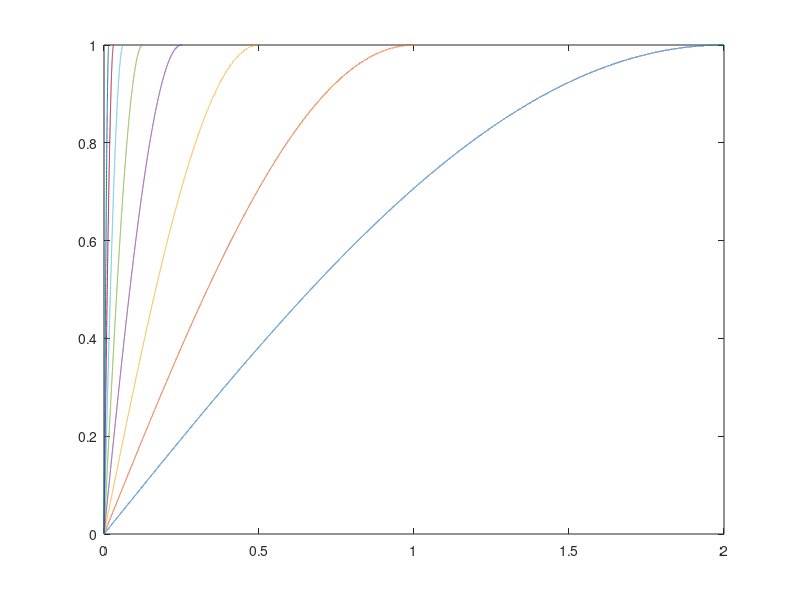
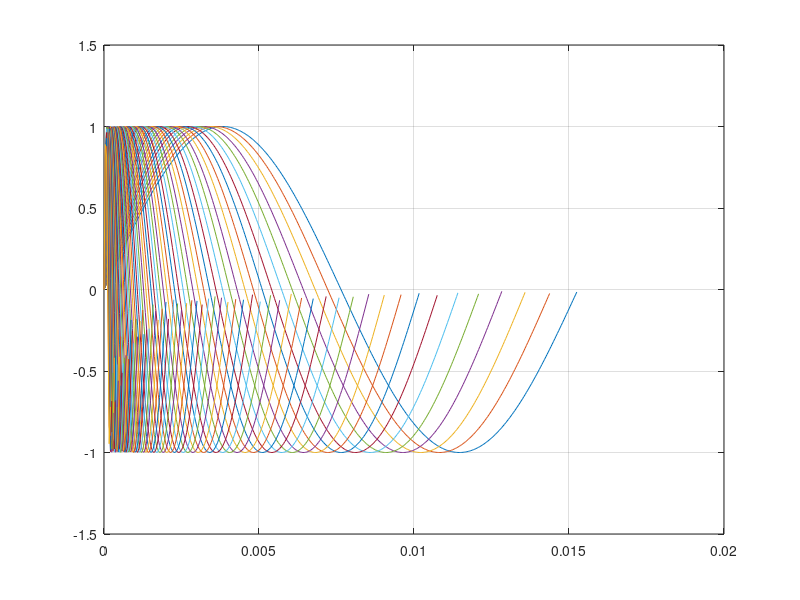

The MATLAB source for these figures, in order:
clear 
%% global parameters 
a  = 2^(1/12);
f0 = 65.40639;
SR = 24000; %sample rate
dt = 1/SR;

%% normal LUT

%semitones steps related to f0

%n = -24;
%n = -12;   % C-1 
%n = 0;   % C0
%n= 12; % C1

oct_LUT = 6;
keys = 12;

n=[0:12:oct_LUT*keys];

%LUT_start_octave = log(fn/f0)/log(a);
% LUT scale parameter


%calculations


%freqquency
for i = n(1):n(end)

    fn(i+1,1) = f0 * a^i;
    
end

Y = cell(length(fn),1); 
start_ind = zeros(length(fn),1);
end_ind   = zeros(length(fn),1);

start_ind(1,1) = 0;
end_ind  (1,1) = round(SR / fn(1))-1;

for i = 1 : length(fn)
    
    BS(i,1) = round((SR / fn(i)));
    
    t = 0:dt:BS(i)*dt-dt; %-dt
    
    Y{i} = sin(2*pi*fn(i)*t);
    figure(2);
    ylim([-1.5 1.5]);
    plot(t,Y{i});
    hold on;
    grid on;
    %y = sin(2*pi*freq(i)*t);

    if i > 1
   
        start_ind(i,1) = start_ind(i-1,1) + BS(i-1,1);
        end_ind  (i,1) = start_ind(i  ,1) + BS(i,  1) - 1;  
    end
end
  LUT_Array = [];
length_Y = 0;
for i =1 : length(Y)
    length_Y = length_Y + length(Y{i});
    LUT_Array = [LUT_Array,Y{i}];  %result vector for LUT
end

FandBS = [fn, BS, start_ind, end_ind];



%% LFO calculation (kann auf viertel Periode reduziert werden)
%parameter
%LFO_ind=[1,13,20,25,32,37,41,44,46,49,61,73,80,85]'; %ausgewählte frequenzen
anzahlFrequenzen = 8;
startFrequenz = 0.125;

%variables init
LFO_Array = [];
fn_LFO = (anzahlFrequenzen);
start_ind_LFO = zeros(length(fn_LFO),1);
end_ind_LFO   = zeros(length(fn_LFO),1);
Y = cell(length(fn_LFO),1);
BS_LFO =  zeros(length(fn_LFO),1);

%calculation
indexOffset = log2(startFrequenz);
% loop start index depends on smalles frequency of desire (0.125 = 2^-3)
for i = 0:anzahlFrequenzen-1
    fn_LFO(i+1,1) = 2^(i+indexOffset);
end

%index an der stelle 1
start_ind_LFO(1,1) = 0;
end_ind_LFO  (1,1) = round(SR / fn_LFO(1))/4-1;


for i = 1 : length(fn_LFO)
    
    BS_LFO(i,1) = round(SR / fn_LFO(i))/4;
    
    t = 0:dt:(BS_LFO(i))*dt-dt;
    
    Y{i} = sin(2*pi*fn_LFO(i)*t);
    %y = sin(2*pi*freq(i)*t);

    if i > 1
    
        start_ind_LFO(i,1) = start_ind_LFO(i-1,1) + BS_LFO(i-1,1);
        end_ind_LFO  (i,1) = start_ind_LFO(i  ,1) + BS_LFO(i,  1) - 1;
    
    end
    
    %plot
    figure(1)
    plot(t,Y{i});
    hold on;
    

end

for i =1 : length(Y)
    length_Y = length_Y + length(Y{i});
    LFO_Array = [LFO_Array,Y{i}]; %result vector for LFO
end
FandBS_LFO = [fn_LFO, BS_LFO, start_ind_LFO, end_ind_LFO];


%% exponential LUT
Fmax = FandBS(length(FandBS),1);
FmaxToLog = log(Fmax);
x = linspace(0,1,1000);
LUT_EXP = exp(x*FmaxToLog)
% plot(LUT_EXP);


%% C-File generator parameters
precision = 5; %precision of Nachkommastelle
precision_LFO = 5; %precision of Nachkommastelle



%% C-file
dlmwrite('sinLUT.c','#include "sinLUT.h"','delimiter','', 'precision', precision);   

%LUT

%LUT Array
dlmwrite('sinLUT.c','const float LUT[] __attribute__ ((section(".rodata"))) = {','delimiter','', 'precision', precision,'-append'); 
dlmwrite('sinLUT.c',LUT_Array,'delimiter',',', 'precision', precision,'-append');
dlmwrite('sinLUT.c','};','delimiter','', 'precision', precision,'-append');  

%write frequency array
dlmwrite('sinLUT.c','const float LUT_FREQUENCYS[] __attribute__ ((section(".rodata"))) = {','delimiter','', 'precision', precision,'-append')   
dlmwrite('sinLUT.c',FandBS(:,1)','delimiter',',', 'precision', precision,'-append');  
dlmwrite('sinLUT.c','};','delimiter','', 'precision', precision,'-append');  

%write Blocksize array
dlmwrite('sinLUT.c','const uint32_t LUT_SUPPORTPOINTS[] __attribute__ ((section(".rodata"))) = {','delimiter','', 'precision', precision,'-append')   
dlmwrite('sinLUT.c',FandBS(:,2)','delimiter',',', 'precision', precision,'-append');  
dlmwrite('sinLUT.c','};','delimiter','', 'precision', precision,'-append');  

%write start index array
dlmwrite('sinLUT.c','const uint32_t LUT_STARTINDEX[] __attribute__ ((section(".rodata"))) = {','delimiter','', 'precision', precision,'-append')   
dlmwrite('sinLUT.c',FandBS(:,3)','delimiter',',', 'precision', precision,'-append');  
dlmwrite('sinLUT.c','};','delimiter','', 'precision', precision,'-append');  

%write Blocksize array
dlmwrite('sinLUT.c','const uint32_t LUT_ENDINDEX[] __attribute__ ((section(".rodata"))) = {','delimiter','', 'precision', precision,'-append')   
dlmwrite('sinLUT.c',FandBS(:,4)','delimiter',',', 'precision', precision,'-append');  
dlmwrite('sinLUT.c','};','delimiter','', 'precision', precision,'-append');  

%LFO

%LFO Array
dlmwrite('sinLUT.c','const float LFO[] __attribute__ ((section(".rodata"))) = {','delimiter','', 'precision', precision,'-append');   
dlmwrite('sinLUT.c',LFO_Array,'delimiter',',', 'precision', precision_LFO,'-append');
dlmwrite('sinLUT.c','};','delimiter','', 'precision', precision,'-append');  

%write frequency array
dlmwrite('sinLUT.c','const float LFO_FREQUENCYS[] __attribute__ ((section(".rodata"))) = {','delimiter','', 'precision', precision,'-append')   
dlmwrite('sinLUT.c',FandBS_LFO(:,1)','delimiter',',', 'precision', precision,'-append');  
dlmwrite('sinLUT.c','};','delimiter','', 'precision', precision,'-append');  

%write Blocksize array
dlmwrite('sinLUT.c','const uint32_t LFO_SUPPORTPOINTS[] __attribute__ ((section(".rodata"))) = {','delimiter','', 'precision', precision,'-append')   
dlmwrite('sinLUT.c',FandBS_LFO(:,2)','delimiter',',', 'precision', precision,'-append');  
dlmwrite('sinLUT.c','};','delimiter','', 'precision', precision,'-append');  

%write start index array
dlmwrite('sinLUT.c','const uint32_t LFO_STARTINDEX[] __attribute__ ((section(".rodata"))) = {','delimiter','', 'precision', precision,'-append')   
dlmwrite('sinLUT.c',FandBS_LFO(:,3)','delimiter',',', 'precision', precision,'-append');  
dlmwrite('sinLUT.c','};','delimiter','', 'precision', precision,'-append');  

%write Blocksize array
dlmwrite('sinLUT.c','const uint32_t LFO_ENDINDEX[] __attribute__ ((section(".rodata"))) = {','delimiter','', 'precision', precision,'-append')   
dlmwrite('sinLUT.c',FandBS_LFO(:,4)','delimiter',',', 'precision', precision,'-append');  
dlmwrite('sinLUT.c','};','delimiter','', 'precision', precision,'-append');  

%EXP

%write LUT_EXP
dlmwrite('sinLUT.c','const float LUT_EXP[] __attribute__ ((section(".rodata"))) = {','delimiter','', 'precision', precision,'-append')   
dlmwrite('sinLUT.c',LUT_EXP,'delimiter',',', 'precision', precision,'-append');  
dlmwrite('sinLUT.c','};','delimiter','', 'precision', precision,'-append');  
%% H-file



%include Guard
dlmwrite('sinLUT.h','#ifndef INC_SINLUT_H_','delimiter','', 'precision', precision);
dlmwrite('sinLUT.h','#define INC_SINLUT_H_','delimiter','', 'precision', precision,'-append') 
dlmwrite('sinLUT.h','//includes ','delimiter','', 'precision', precision,'-append');
dlmwrite('sinLUT.h','#include "main.h"','delimiter','', 'precision', precision,'-append') ;

%Space
dlmwrite('sinLUT.h',' ','delimiter','', 'precision', precision,'-append');
dlmwrite('sinLUT.h',' ','delimiter','', 'precision', precision,'-append');

%defines
dlmwrite('sinLUT.h','//defines ','delimiter','', 'precision', precision,'-append');

dlmwrite('sinLUT.h',['#define LUT_SR ',num2str(SR)],'delimiter','', 'precision', precision,'-append');
% %LUT defines
dlmwrite('sinLUT.h',['#define LUT_START_OCTAVE ',num2str(FandBS(length(FandBS),1))],'delimiter','', 'precision', precision,'-append');

dlmwrite('sinLUT.h',['#define LUT_FMAX ',num2str(FandBS(length(FandBS),1))],'delimiter','', 'precision', precision,'-append');
dlmwrite('sinLUT.h',['#define LUT_FMIN ',num2str(FandBS(1,1))],'delimiter','', 'precision', precision,'-append');
dlmwrite('sinLUT.h',['#define LUT_OCTAVES ',num2str(oct_LUT)],'delimiter','', 'precision', precision,'-append');

%LFO defines
dlmwrite('sinLUT.h','//defines ','delimiter','', 'precision', precision,'-append');
dlmwrite('sinLUT.h',['#define LFO_FMAX ',num2str(FandBS_LFO(length(FandBS_LFO),1))],'delimiter','', 'precision', precision,'-append');
dlmwrite('sinLUT.h',['#define LFO_FMIN ',num2str(FandBS_LFO(1,1))],'delimiter','', 'precision', precision,'-append');
%dlmwrite('sinLUT.h',['#define LFO_OCTAVES ',num2str(oct_LFO)],'delimiter','', 'precision', precision,'-append');


%Space
dlmwrite('sinLUT.h',' ','delimiter','', 'precision', precision,'-append');
dlmwrite('sinLUT.h',' ','delimiter','', 'precision', precision,'-append');

%variables

dlmwrite('sinLUT.h','//variables','delimiter','', 'precision', precision,'-append');
%LUT
dlmwrite('sinLUT.h',['const float  LUT[',num2str(length(LUT_Array)),'];'],'delimiter','', 'precision', precision,'-append');
dlmwrite('sinLUT.h',['const uint32_t LUT_ENDINDEX[', num2str(length(FandBS(:,4))),'];'],'delimiter','', 'precision', precision,'-append') ;
dlmwrite('sinLUT.h',['const uint32_t LUT_STARTINDEX[',num2str(length(FandBS(:,3))),'];'],'delimiter','', 'precision', precision,'-append');  
dlmwrite('sinLUT.h',['const uint32_t LUT_SUPPORTPOINTS[',num2str(length(FandBS(:,2))),'];'],'delimiter','', 'precision', precision,'-append'); 
dlmwrite('sinLUT.h',['const float LUT_FREQUENCYS[',num2str(length(FandBS(:,1))),'];'],'delimiter','', 'precision', precision,'-append'); 

%LFO
dlmwrite('sinLUT.h',['const float LFO[',num2str(length(LFO_Array)),'];'],'delimiter','', 'precision', precision,'-append');
dlmwrite('sinLUT.h',['const uint32_t LFO_ENDINDEX[',num2str(length(FandBS_LFO(:,4))),'];'],'delimiter','', 'precision', precision,'-append') ;
dlmwrite('sinLUT.h',['const uint32_t LFO_STARTINDEX[',num2str(length(FandBS_LFO(:,3))),'];'],'delimiter','', 'precision', precision,'-append');  
dlmwrite('sinLUT.h',['const uint32_t LFO_SUPPORTPOINTS[',num2str(length(FandBS_LFO(:,2))),'];'],'delimiter','', 'precision', precision,'-append'); 
dlmwrite('sinLUT.h',['const float LFO_FREQUENCYS[',num2str(length(FandBS_LFO(:,1))),'];'],'delimiter','', 'precision', precision,'-append'); 

%EXP
dlmwrite('sinLUT.h',['const float LUT_EXP[',num2str(length(LUT_EXP)),'];'],'delimiter','', 'precision', precision,'-append'); 

dlmwrite('sinLUT.h','#endif','delimiter','', 'precision', precision,'-append');
